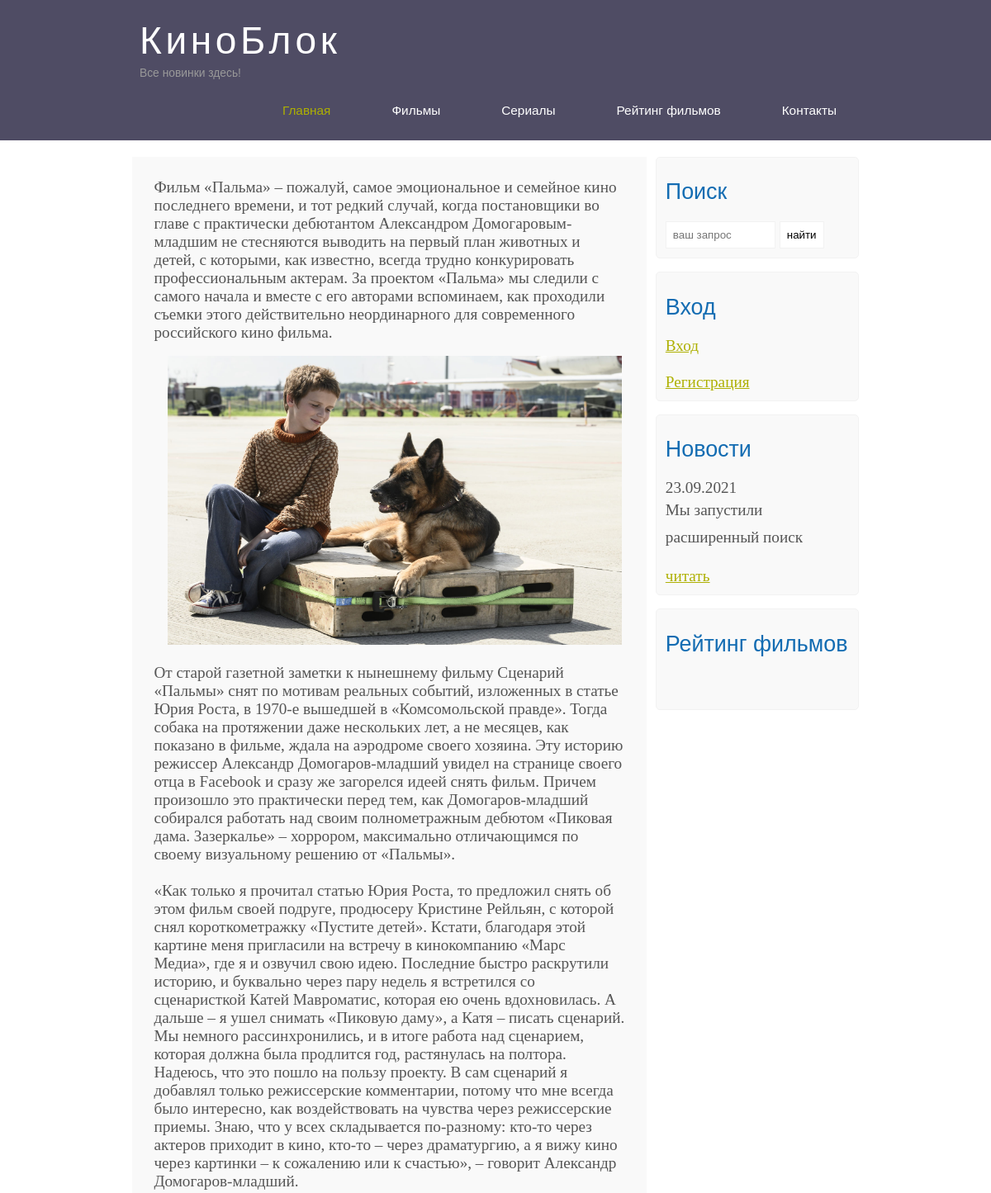
The app's page /about_palma.php (upper part), older data.
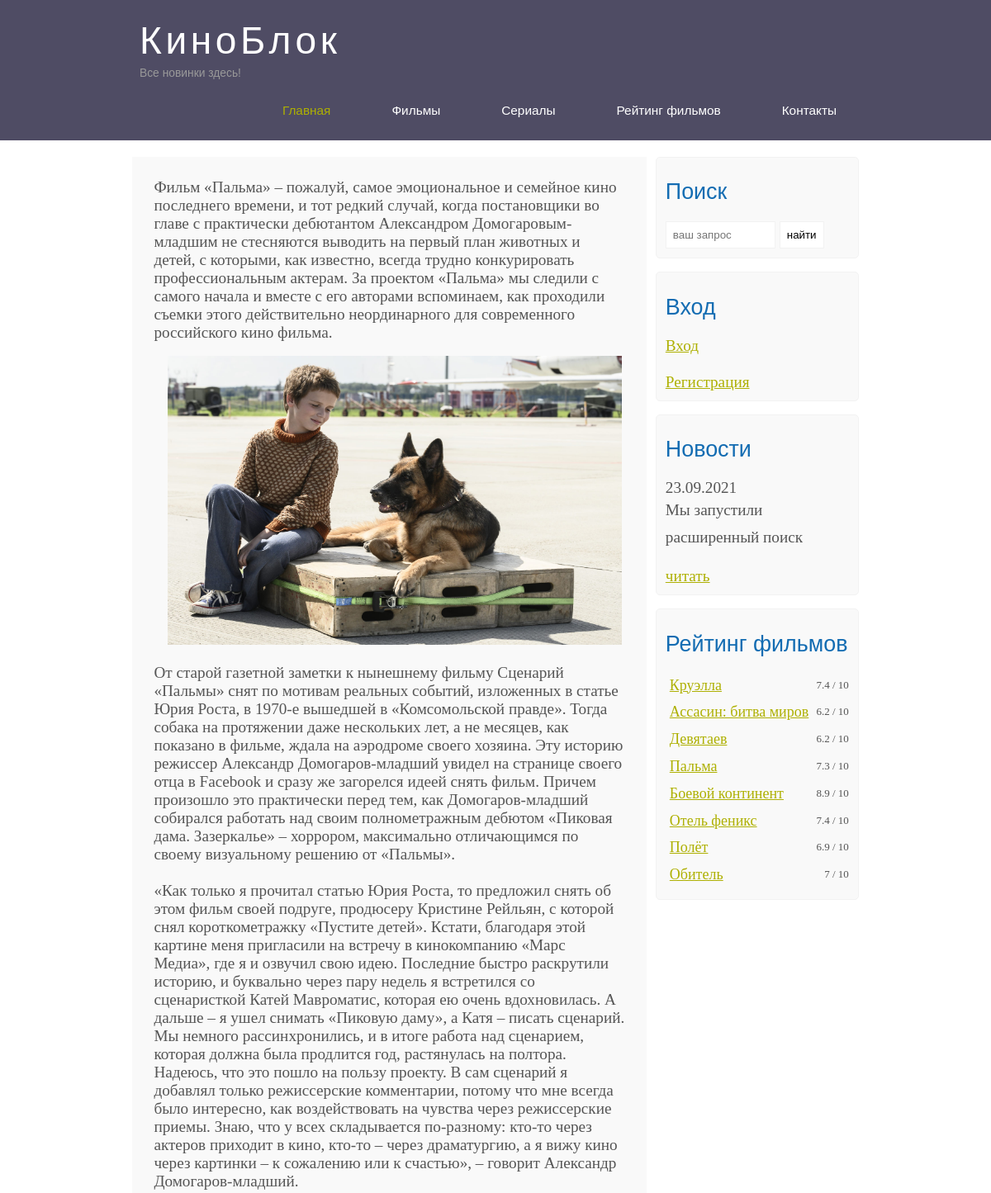
The same page, newer data.
### tables this page shows
CREATE TABLE `main` (
  `post_id` int NOT NULL,
  `img` varchar(50) NOT NULL,
  `name` varchar(500) NOT NULL,
  `maintext` varchar(2500) NOT NULL,
  `video` varchar(500) NOT NULL,
  `rating` varchar(50) NOT NULL,
  `year` int NOT NULL,
  `producer` varchar(250) NOT NULL,
  `linkpage` varchar(100) NOT NULL,
  `type` varchar(50) NOT NULL
);

### ratingmain.php (the view, shortened to what this page needs)
<?php
  include "bd.php";
  $result_main = mysqli_query($mysqli, 'SELECT * FROM main');
  $rows_main = mysqli_fetch_all($result_main, MYSQLI_ASSOC);
?>
<div class="sidebar">
    <h2>Рейтинг фильмов</h2>
    <ul>
    <?php foreach($rows_main as $row_main):?>
      <li><a class="link_sidebar" href="<?php echo $row_main['linkpage'];?>"><?php echo $row_main['name'];?></a><span class="rating_sidebar"><?php echo $row_main['rating'];?></span></li>
    <?php endforeach;?>
    </ul>
  </div>
</div>

Row changes from the older to the newer data that the page shows:
now on this page (row edited): main: name "Круэлла", rating "7.4 / 10"
now on this page (row edited): main: name "Ассасин: битва миров", rating "6.2 / 10"
now on this page (row edited): main: name "Девятаев", rating "6.2 / 10"
now on this page (row edited): main: name "Пальма", rating "7.3 / 10"
now on this page (row edited): main: name "Боевой континент", rating "8.9 / 10"
now on this page (row edited): main: name "Отель феникс", rating "7.4 / 10"
now on this page (row edited): main: name "Полёт", rating "6.9 / 10"
now on this page (row edited): main: name "Обитель", rating "7 / 10"
